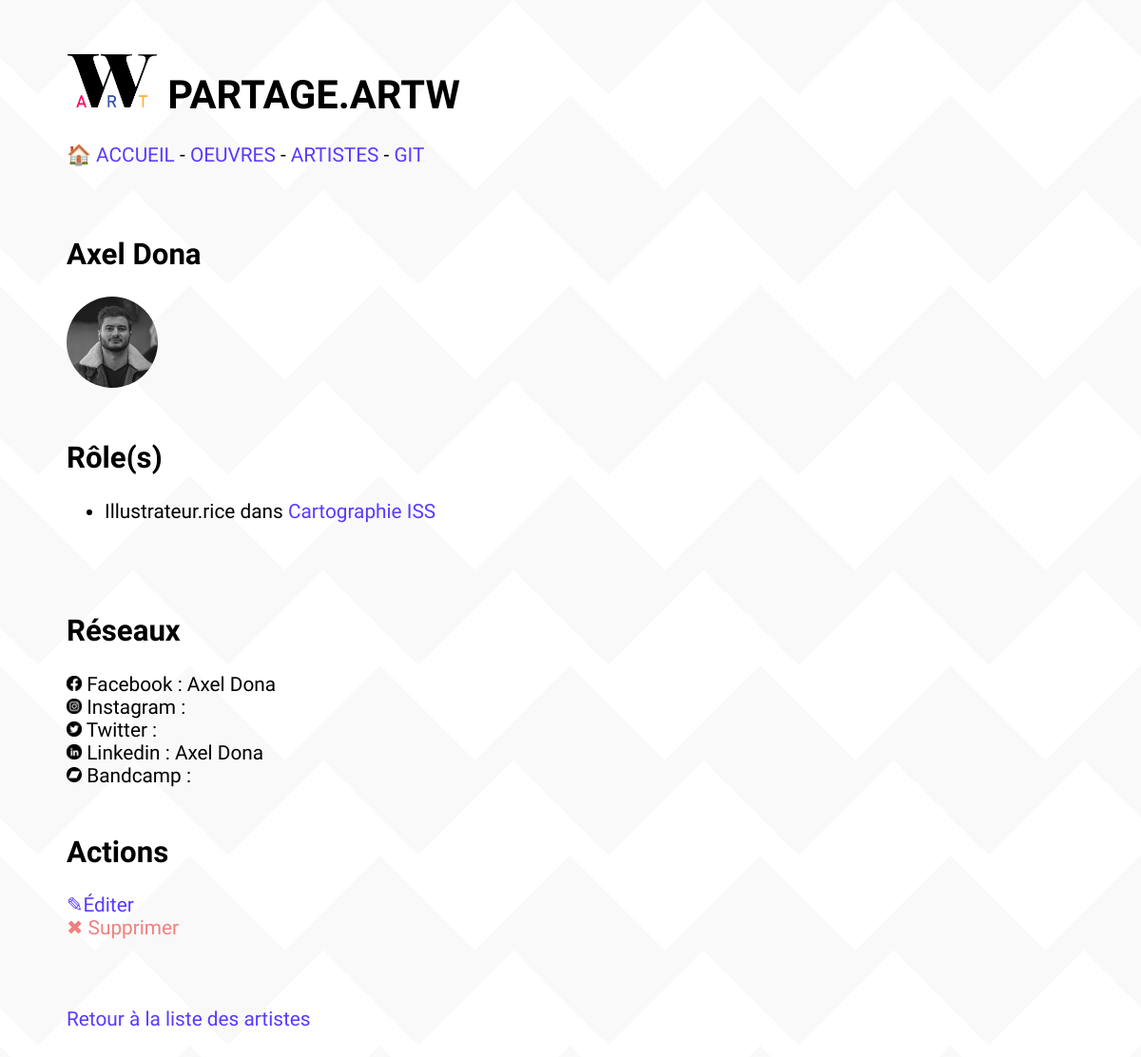
Screenshot of /artw/index.php/artiste/2 with the database file from the repository.
### tables this page shows
CREATE TABLE IF NOT EXISTS `personnes` (
  `id_personne` int(11) NOT NULL AUTO_INCREMENT,
  `nom` text NOT NULL,
  `prenom` text NOT NULL,
  `photo` text NOT NULL,
  `facebook` text NOT NULL,
  `instagram` text NOT NULL,
  `twitter` text NOT NULL,
  `linkedin` text NOT NULL,
  `bandcamp` text NOT NULL,
  PRIMARY KEY (`id_personne`)
);

CREATE TABLE IF NOT EXISTS `remplir_role` (
  `id_personne` int(11) NOT NULL,
  `id_role` int(11) NOT NULL,
  `id_oeuvre` int(11) NOT NULL
);

CREATE TABLE IF NOT EXISTS `roles` (
  `id_role` int(11) NOT NULL AUTO_INCREMENT,
  `role` text NOT NULL,
  `id_domaine` int(11) NOT NULL,
  PRIMARY KEY (`id_role`)
);

CREATE TABLE IF NOT EXISTS `oeuvres` (
  `id_oeuvre` int(11) NOT NULL AUTO_INCREMENT,
  `titre` text NOT NULL,
  `description` text NOT NULL,
  `image` text NOT NULL,
  `url` text NOT NULL,
  `id_format` int(11) NOT NULL,
  PRIMARY KEY (`id_oeuvre`)
);

### artw/model.php (called while the page is built, shortened)
<?php
    $uploads = "/ARTW/artw/uploads/";
    function requeteInTab($req,$MaBase){
        $PDO = $MaBase->query($req);
        $tab = [];
        while ($ligne = $PDO->fetch()){
            array_push($tab,$ligne);
        }
        return $tab;
    }
    function getPersonnesAndRoles($MaBase) {
        $requeteFullPersonnes = 'SELECT * FROM personnes LEFT JOIN remplir_role ON personnes.id_personne = remplir_role.id_personne LEFT JOIN roles ON remplir_role.id_role = roles.id_role LEFT JOIN oeuvres ON remplir_role.id_oeuvre = oeuvres.id_oeuvre';
        return requeteInTab($requeteFullPersonnes, $MaBase);
    }
    function getPersonnes($MaBase){
        $requetePersonnes = 'SELECT * FROM personnes ORDER BY prenom';
        return requeteInTab($requetePersonnes,$MaBase);
    }
?>

### artw/index.php (called while the page is built)
<?php
    include "router.php";
?>

### artw/views/artiste.php (the view)
<?php
    include "controller.php";
    foreach(getPersonnes($MaBase) as $o) {
        if ($o['id_personne'] == $dest) {
            echo '<div class="blocPersonne">';
                echo "<br>";
                echo "<h2>";
                echo $o['prenom'] .' '.$o['nom'];
                echo "</h2>";
                echo '<img class="photoArtiste" alt=" ' .$o['prenom'] . '" src="'.$uploads. $o['photo'].'">';
                echo "<br>";
                echo "<br>";
                echo "<h2>";
                echo "Rôle(s)";
                echo "</h2>";
                echo "<ul>";
                foreach(getPersonnesAndRoles($MaBase) as $p) {
                    if ($p['id_personne']== $dest) {
                        echo "<li>";
                        echo $p["role"];
                        echo " dans ";
                        echo '<a href ="../../index.php/oeuvre/'.$p['id_oeuvre'].'">'.$p['titre'].'</a>';
                        echo "</li>";
                    }
                }
                echo "</ul>";
                echo "<br><br>";
            echo "</div>";
            echo '<div class="blocReseaux">';
                echo "<h2>Réseaux</h2>";
                echo '<img class= "logo"  src="../../images/fb.png"> Facebook : '. $o['facebook']. "<br>";
                echo '<img class= "logo"  src="../../images/ig.png"> Instagram : '. $o['instagram']. "<br>";
                echo '<img class= "logo"  src="../../images/tw.png"> Twitter : '. $o['twitter']. "<br>";
                echo '<img class= "logo"  src="../../images/in.png"> Linkedin : '. $o['linkedin']. "<br>";
                echo '<img class= "logo"  src="../../images/bc.png"> Bandcamp :'. $o['bandcamp']. "<br>";
                echo "<br>";
                echo "<h2>Actions</h2>";
                echo '<a href="../editArtiste/'.$o['id_personne'].'"'.'class="">✎Éditer</a>';
                echo "<br>";
                echo '<a href="../deleteArtiste/'.$o['id_personne'].'"'.'class="sup">✖ Supprimer</a>';
                echo "<br>";
                echo "<br>";
                echo "<br>";
                echo "<br>";
                echo '<a href="../../index.php/artistes"> Retour à la liste des artistes</a>';
            echo "</div>";
        }
    }
?>
<br>
<br>

### artw/styles.css (style rules this page uses)
body { font-family: 'Yanone Kaffeesatz', sans-serif; font-size: 1.3rem; text-align: justify; padding: 20px; margin-left: 50px; background-color: #ffffff; opacity: 1; background-image: linear-gradient(135deg, #f9f9f9 25%, transparent 25%), linear-gradient(225deg, #f9f9f9 25%, transparent 25%), linear-gradient(45deg, #f9f9f9 25%, transparent 25%), linear-gradient(315deg, #f9f9f9 25%, #ffffff 25%); background-position: 40px 0, 40px 0, 0 0, 0 0; background-size: 200px 200px; background-repeat: repeat; }
h2 { color: rgb(0, 0, 0); }
a { color: rgb(88, 59, 255); text-decoration: none; transition-duration: 0.5s; }
.sup { color:lightcoral; }
.photoArtiste { width: 8vw; height: 8vw; object-fit: cover; border-radius:100px; }
.logo { width: 1rem; }

### rows the page displays
personnes: prenom "Axel", nom "Dona", photo (picture), facebook "Axel Dona", linkedin "Axel Dona"
remplir_role: id_role.role "Illustrateur.rice", id_oeuvre.titre "Cartographie ISS"
